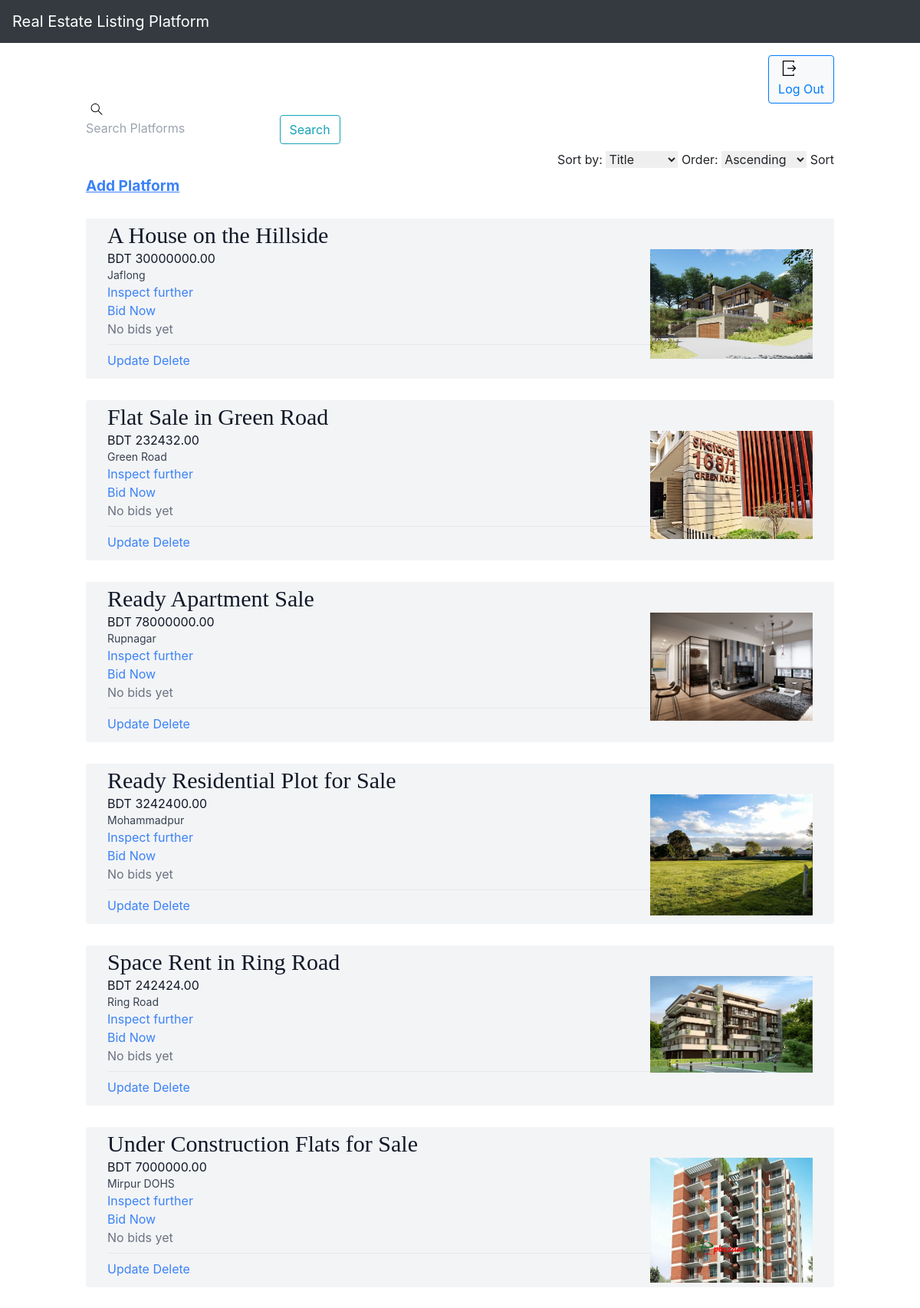
Page /home (signed in) on the committed database.
### platforms/models.py (models this page shows)
class Platform(models.Model):
    property_type_choices = [
        ('Residential', 'Residential'),
        ('Commercial', 'Commercial'),
        ('Land', 'Land'),
        ('Industrial', 'Industrial'),
        ('Special Purpose', 'Special Purpose')
    ]
    owner = models.ForeignKey(User, on_delete=models.CASCADE, default=1)
    owner_contact_number = models.CharField(max_length=15, blank=True, null=True)
    title = models.CharField(max_length=100)
    description = models.TextField(default="This Property is mindblowing!")
    property_type = models.CharField(max_length=20, choices=property_type_choices)
    price = models.DecimalField(max_digits=10, decimal_places=2)
    size_sqft = models.PositiveIntegerField()
    year_built = models.PositiveIntegerField()
    location = models.CharField(max_length=100)
    city = models.CharField(max_length=50)
    country = models.CharField(max_length=50)
    listed_date = models.DateField(auto_now_add=True)
    image = models.ImageField(default='houses.png', blank=True)
    def __str__(self):
        return f"{self.title} in {self.location}"

### mysite/views.py (the view)
# urls.py: 2. Add a URL to urlpatterns:  path('', views.home, name='home')
@login_required(login_url='login')
def home(request):
    platform = Platform.objects.all()
    print('>>>>>>>>>>>>',Bid.objects.filter(property = platform[0]))
    for i in platform:
        highest_bid = Bid.objects.filter(property = i)
        print(highest_bid)
        sort_by = request.GET.get('sort_by', 'title')  # Default sort by 'title'
        sort_order = request.GET.get('sort_order', 'asc')  # Default sort order is ascending
        if sort_order == 'desc':
            sort_by = f'-{sort_by}'
        platform = Platform.objects.all().order_by(sort_by)
    return render(request, 'home.html', {
        "platform": platform, 'platform_bids': None,
    })

### platforms/models.py (called while the page is built)
    def __str__(self):
        return f"Bid of {self.amount} on {self.property} by {self.user}"

### templates/home.html (shortened to what this page needs)
<!DOCTYPE html>
<html lang="en">
<head>
    <link rel="stylesheet" href="https://stackpath.bootstrapcdn.com/bootstrap/4.3.1/css/bootstrap.min.css">
    <link rel="stylesheet" href="https://use.fontawesome.com/releases/v5.8.1/css/all.css">
</head>
<body>
<div class="tw-bg-red-500">
   <nav class="navbar navbar-expand-md navbar-dark bg-dark fixed-top">
    <a class="navbar-brand" href="home">Real Estate Listing Platform</a>
</nav>
<br> <br>
    <div class="tailwind-section tw-p-4">
      <script src="https://cdn.tailwindcss.com?data-tw-prefix=tw-"></script>
<div class="mx-auto max-w-5xl px-4 py-4">
    {% block content %}
<h2 align="right">
    <a href="{% url 'logout' %}"
       class="text-teal-300;
       btn btn-light
        btn btn-outline-primary"
       style = "font-size:100%
       font-family:Cambria;"
       class="dropdown-link">
    Log Out</a>
</h2>
    <div class="roomList">
     <p align= "left"
   >
        <form action="{% url 'search' %}" method="GET" class="header__search">
          <label>
            <input type="text" name="query" placeholder="Search Platforms" />
              <button type="submit" class="btn btn-outline-info" >Search</button>
          </label>
        </form>
  </p>
<form action="{% url 'home' %}" method="GET" align = "right">
    <label for="sort_by">Sort by:</label>
    <select name="sort_by" id="sort_by">
        <option value="title">Title</option>
    </select>
     <label for="sort_order">Order:</label>
    <select name="sort_order" id="sort_order">
        <option value="asc">Ascending</option>
    </select>
    <button type="submit">Sort</button>
</form>
  <a href="{% url 'add-platform' %}" class="text-blue-500"  style="font-size: 120%;" >
<u><b>
        Add Platform
</b> </u> </a>
      </div>
{% for i in platform %}
<br>
<div class="mt-1 px-7 py-1 bg-gray-100 rounded-sm">
    <h3 style = font-family:Perpetua; class="text-3xl text-gray-900">{{ i.title }}</h3>
    <img src="{{ i.image.url }}" alt="{{ i.title }}" align = "right" style="max-width: 23%; height: 22%;">
    <p class="text-gray-900">BDT {{ i.price }}</p>
    <p class="text-gray-700 text-sm">{{ i.location }}</p>
    <a href="{% url 'details' i.id %}" class="text-blue-500">Inspect further</a> <br>
        <a href="{% url 'place_bid' i.id %}" class="text-blue-500">Bid Now</a>
    {% if platform_bids.i %}
        <p class="text-green-500">Highest Bid: ${{ platform_bids.i.amount }}</p>
    {% else %}
        <p class="text-gray-500">No bids yet</p>
    {% endif %}
    {% if request.user.is_staff %}
    <div class="mt-2 py-2 border-t border-gray-200">
        <a href="{% url 'update-platform' i.id %}" class="text-blue-500">Update</a>
       <a href="{% url 'delete-platform' i.id %}" class="text-blue-500">Delete</a> <br>
    </div>
    {% endif %}
</div>
        {% endfor %} <br>
    {% endblock content %}
</div>
</div>
    </div>
</body>
</html>

### rows in the picture
Platform: title "A House on the Hillside", image (picture), price "30000000.00", location "Jaflong"
Platform: title "Flat Sale in Green Road", image (picture), price "232432.00", location "Green Road"
Platform: title "Ready Apartment Sale", image (picture), price "78000000.00", location "Rupnagar"
Platform: title "Ready Residential Plot for Sale", image (picture), price "3242400.00", location "Mohammadpur"
Platform: title "Space Rent in Ring Road", image (picture), price "242424.00", location "Ring Road"
Platform: title "Under Construction Flats for Sale", image (picture), price "7000000.00", location "Mirpur DOHS"
